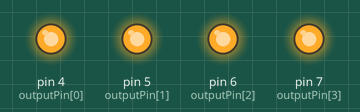
A sketch run on a simulated Arduino Uno, built with avr-gcc and run on an emulated ATmega328P. Shown: output pins drawn as LEDs (lit = HIGH). Random numbers use the default seed unless the sketch sets one.

Above: at 0.1 s.
At 16.69 s:
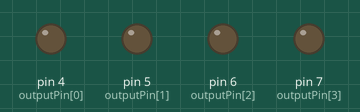
Timing chart, 0 to 18.2 s (numbered marks = the images above):
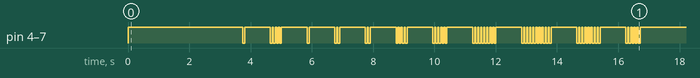

The sketch:

arduino_telephone_pulse_dialer.ino
```cpp
/*  --------------------------------

     Arduino Telephone Pulse Dialer
      Version 0.9: April 22, 2016
          by: Michael R. Wally

        Michael.R.Wally@gmail.com

            This is free and
         unencumbered software
             released into
           the public domain.

    --------------------------------  */

/*  ========================
     HARDWARE CONFIGURATION
    ========================  */

/*

    Output Pins
    ===========

    The microcontroller pin numbers for the pins
    physically connected to the output device(s).

*/

const unsigned int outputPins  = 4;           // The quantity of output devices
const unsigned int outputPin[] = {4,5,6,7};   // Individual pin numbers for each device

/*  ========================
     SOFTWARE CONFIGURATION
    ========================  */

/*

    RNG Seed Value
    ==============

    The Seed Value for the Random Number Generator.
    Please change this before deploying your Dialer.

    Valid values are from 0 to 4,294,967,295.

*/

const unsigned long rngSeed = 1234567890;
                  // Maximum: 4294967295

/*

    Dial Strings
    ============

    The exact sequence(s) to be dialed.

    Valid characters are:

      0-9   Telephone Number Digits
      ,     Fixed Delay
      ~     Random Delay
      !     Hookswitch Flash

*/

const unsigned int dialStrings  = 2;   // The quantity of Dial Strings
const char*        dialString[] = {    // The individual  Dial Strings

  "14122458085",
  "00000000000"

};

/*

    Dial Random
    ===========

    If set to TRUE, execute the dialStrings
    in a pseudorandom order.

    If set to FALSE, execute the dialStrings
    in the exact order listed above.

*/

const boolean dialRandom = true;
               // Default: true


/*

    Pre-Dial Delay
    ==============

    How long to wait, after taking the phone offhook,
    before starting a dialing sequence.

    Default: 3-5 Seconds.

*/

const unsigned int preDialDelayMin =  3000;
                          // Default: 3000 (3 seconds)

const unsigned int preDialDelayMax =  5000;
                          // Default: 5000 (5 seconds)

/*

    Post-Dial Delay
    ===============

    How long to wait after dialing the
    sequence before going on-hook again.

*/

const unsigned long postDialDelayMin = 60000;
                           // Default: 60000  (1 minute)

const unsigned long postDialDelayMax = 120000;
                           // Default: 120000 (2 minutes)


/*

    Intercall Delay
    ===============

    The duration between calls.

*/

const unsigned long intercallDelayMin = 10000;
                            // Default: 10000 (10 seconds)

const unsigned long intercallDelayMax = 20000;
                            // Default: 20000 (20 seconds)


/*

    Pulse Break
    ===========

    The duration of dial pulses to transmit.

    This is normally 61ms in the United States.
    This is normally 67ms in Europe.

*/

const unsigned int pulseBreak = 61;
                 // US Default: 61 (EIA Standard RS-470)
                 // EU Default: 67


/*

    Pulse Make
    ==========

    The duration between dial pulses to transmit.

    This is normally 39ms in the United States.
    This is normally 33ms in Europe.

*/

const unsigned int pulseMake = 39;
                // US Default: 39 (EIA Standard RS-470)
                // EU Default: 33


/*

    Interdigit Delay
    ================

    The duration between dial pulse digits.
    This is normally between 300-800ms in the United States.

*/

const unsigned int interdigitDelayMin = 800;
                            // Default: 800

const unsigned int interdigitDelayMax = 800;
                            // Default: 800


/*

    Hookflash Timings
    =================

    How long to open the circuit to indicate
    a "hookflash" signal to the remote switch.

    Typical values range from 300 to 800ms.

*/

const unsigned int flashBreak = 500;
const unsigned int flashMake  = 500;
                   // Defaults: 500


/*

    Dial Delay (Fixed)
    ==================

    How long to delay the dialString
    sequence for the ',' entry.

*/

const unsigned int dialDelayFixed = 1000;
                        // Default: 1000  (1 second)


/*

    Dial Delay (Random)
    ==================

    How long to delay the dialString
    sequence for the '~' entry.

*/


const unsigned int dialDelayMin = 1000;
                      // Default: 1000  (1 second)

const unsigned int dialDelayMax = 3000;
                      // Default: 3000  (3 seconds)


/*  ======
     BOOT
    ======  */

void setup() {

  // Seed the Random Number Generator
  randomSeed(rngSeed);

  // Configure the OUTPUT Pins
  for (unsigned int i = 0; i < outputPins; i++) {
    pinMode(outputPin[i], OUTPUT);
  }

}


/*  ===============
     DIAL SEQUENCE
    ===============  */

void loop() {
  for (unsigned int i = 0; i < dialStrings; i++) {

    if (dialRandom) { i = random(0,(dialStrings-1)); }

    offHook();
    delay(random(preDialDelayMin,preDialDelayMax));

    for (unsigned int digit = 0; digit < strlen(dialString[i]); digit++) {
      dialDigit(dialString[i][digit]);
      delay(random(interdigitDelayMin,interdigitDelayMax));
    }

    delay(random(postDialDelayMin,postDialDelayMax));
    onHook();

    delay(random(intercallDelayMin,intercallDelayMax));

  }
}


/*  =============
     DIAL DIGITS
    =============  */

void dialDigit(char digit) {

  switch(digit) {

    case '1': pulse(); break;
    case '2': pulse(); pulse(); break;
    case '3': pulse(); pulse(); pulse(); break;
    case '4': pulse(); pulse(); pulse(); pulse(); break;
    case '5': pulse(); pulse(); pulse(); pulse(); pulse(); break;
    case '6': pulse(); pulse(); pulse(); pulse(); pulse(); pulse(); break;
    case '7': pulse(); pulse(); pulse(); pulse(); pulse(); pulse(); pulse(); break;
    case '8': pulse(); pulse(); pulse(); pulse(); pulse(); pulse(); pulse(); pulse(); break;
    case '9': pulse(); pulse(); pulse(); pulse(); pulse(); pulse(); pulse(); pulse(); pulse(); break;
    case '0': pulse(); pulse(); pulse(); pulse(); pulse(); pulse(); pulse(); pulse(); pulse(); pulse(); break;

    case '!': flash(); break;
    case ',': delayFixed(); break;
    case '~': delayRandom(); break;

  }

}


/*  ============
     DIAL DELAY
    ============  */

void delayFixed() {
  delay(dialDelayFixed);
}

void delayRandom() {
  delay(random(dialDelayMin,dialDelayMax));
}


/*  ===========
     SIGNALING
    ===========  */

void pulse() {
  onHook();
  delay(pulseBreak);
  offHook();
  delay(pulseMake);
}

void flash() {
  onHook();
  delay(flashBreak);
  offHook();
  delay(flashMake);
}


/*  ===========
     LINE HOOK
    ===========  */

void offHook() {
  for (unsigned int i = 0; i < outputPins; i++) {
    digitalWrite(outputPin[i], HIGH);
  }
}

void onHook() {
  for (unsigned int i = 0; i < outputPins; i++) {
    digitalWrite(outputPin[i], LOW);
  }
}
```
